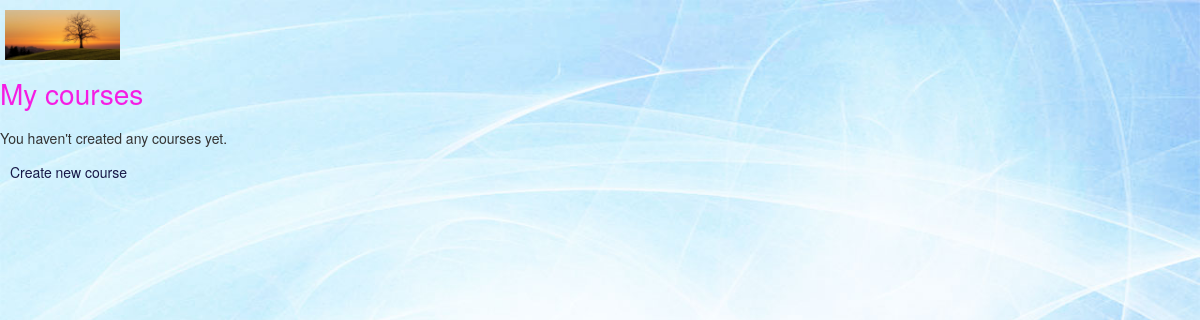
Page /course/mine/ (signed in) on the earlier database version.
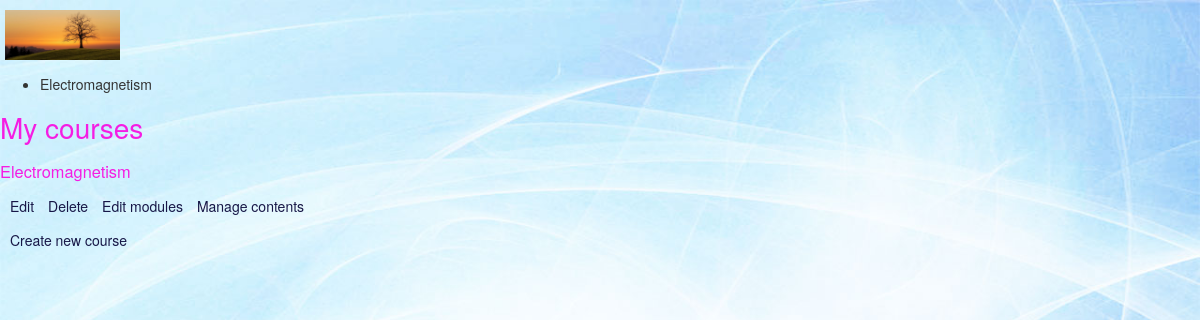
Same page on the later database version.
### courses/models.py (models this page shows, shortened)
class Course(models.Model):
	owner = models.ForeignKey(User, related_name='courses_created')
	subject = models.ForeignKey(Subject, related_name='courses')
	title = models.CharField(max_length=200)
	slug = models.SlugField(max_length=200, unique=True)
	overview = models.TextField()
	created = models.DateTimeField(auto_now_add=True)
	students = models.ManyToManyField(User, related_name='courses_joined', blank=True)
	class Meta:
		ordering = ('-created',)

### courses/views.py (the view)
class ManageCourseListView(OwnerCourseMixin,ListView):
	template_name = 'courses/manage/course/list.html'

### courses/views.py (called while the page is built)
	def get_queryset(self):
		qs = super(OwnerMixin, self).get_queryset()
		return qs.filter(owner=self.request.user)

### courses/templates/courses/manage/course/list.html (shortened to what this page needs)
{% extends "base.html" %}
{% block content %}
<h1>My courses</h1>
<div class="module">
{% for course in object_list %}
<div class="course-info">
<h3>{{ course.title }}</h3>
<p>
<a href="{% url "course_edit" course.id %}">Edit</a>
<a href="{% url "course_delete" course.id %}">Delete</a>
<a href="{% url "course_module_update" course.id %}">Edit modules</a>
{% if course.modules.count > 0 %}
<a href="{% url "module_content_list" course.modules.first.id %}">Manage contents</a>
{% endif %}
</p>
</div>
{% empty %}
<p>You haven't created any courses yet.</p>
{% endfor %}
<p>
<a href="{% url "course_create" %}" class="button">Create new course</a>
</p>
</div>
{% endblock %}

### courses/templates/base.html (shortened to what this page needs)
{% load staticfiles %}
<!DOCTYPE html>
<html>
<head>
<link href="{% static "css/bootstrap.css" %}" rel="stylesheet">
</head>
<body>
<div id="header">
<img class = "logo" src="{% static 'images/background2.png' %}">
<ul class="menu">
{% if request.user.is_authenticated %}
{%for course in object_list%}
<li> {{course.title}} </li>
{% endfor %}
{% else %}
<div class="sign_in_up">
<li><a href="{% url "login" %}">Sign in</a></li>
</div>
{% endif %}
</ul>
</div>
{% block content %}
{% endblock %}
</body>
</html>

Differences in the rows shown:
added Course: title "Electromagnetism", shows "Manage contents"
Other differences:
text no longer shown: "You haven't created any courses yet."
